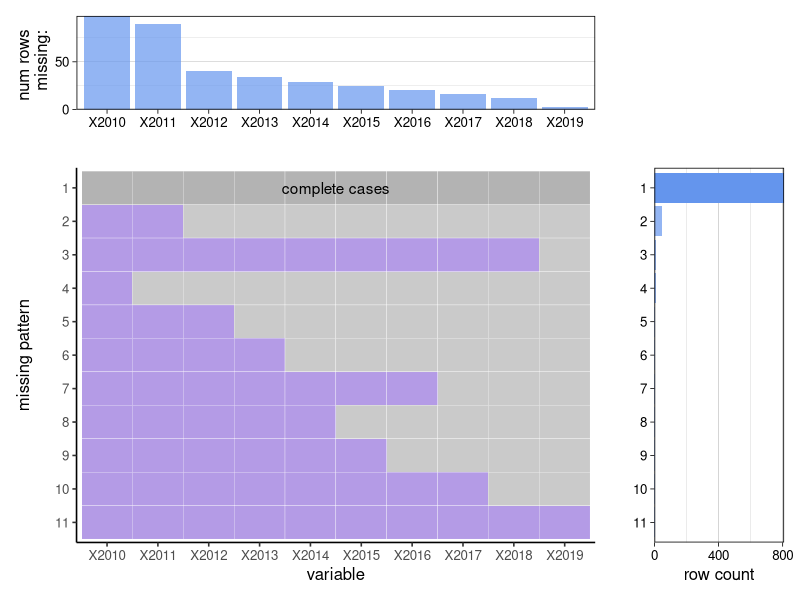

This figure's R source:
## ---- chunk 1

rawdata <- read.csv("data/homevalue_city_missing.csv")

rawdata<- as.data.frame(sapply(rawdata, as.numeric))
rawdata <- subset(rawdata, select = -c(1,2))
## ---- chunk 2
library(tidyverse)
library(patchwork)
plot_missing <- function(x, percent = TRUE) {	
  na_count_all <- data.frame(is.na(x)) %>%	
    group_by_all() %>%	
    count(name = "count", sort = TRUE) %>%	
    ungroup() %>%	
    rownames_to_column("pattern")	
  
  na_count_all <- na_count_all %>% 
    mutate(pattern = factor(pattern, levels = nrow(na_count_all):1))
  
  # count the number of columns with missing values; will be used later to determine if there's a "none missing" pattern	
  na_count_all <- na_count_all %>% 	
    rowwise() %>%	
    mutate(num_missing_cols = sum(c_across(where(is.logical))))	
  
  # data frame for missing patterns bar chart	
  na_count_by_pattern <- na_count_all %>% 	
    select(pattern, count, num_missing_cols) %>% 	
    mutate(none_missing = ifelse(num_missing_cols == 0, TRUE, FALSE))
  
  # data frame for missing by column bar chart	
  na_count_by_column <- data.frame(is.na(x)) %>%	
    colSums() %>% 	
    sort(decreasing = TRUE) %>% 	
    enframe(name = "var", value = "count")	
  
  # tidy and sort na_count_all by column counts	
  na_count_all_tidy <- na_count_all %>% 	
    pivot_longer(where(is.logical), names_to = "variable") %>%	
    mutate(variable = factor(variable, levels = na_count_by_column$var))  %>% 	
    mutate(none_missing = ifelse(num_missing_cols == 0, TRUE, FALSE))	
  
  # main plot
  main_plot <- ggplot(na_count_all_tidy, aes(variable, pattern, fill = factor(value), alpha = none_missing)) +	
    geom_tile(color = "white") +	
    scale_fill_manual(values = c("grey70", "mediumpurple")) +	
    scale_alpha_manual(values = c(.7, 1)) +	
    ylab("missing pattern") +	
    guides(fill = "none", alpha = "none") +	
    theme_classic(12)	
  
  # check for "none missing" pattern
  none_missing_pattern <- na_count_by_pattern %>%
    filter(none_missing) %>% pull(pattern)
  
  if (length(none_missing_pattern) > 0) {	
    main_plot <- main_plot +	
      annotate("text", x = (ncol(na_count_all)-2)/2,	
               y = nrow(na_count_all) + 1 - as.numeric(as.character(none_missing_pattern)),	
               label = "complete cases")	
  }	
  
  # margin plots
  
  denom <- ifelse(percent, nrow(x)/100, 1)
  
  missing_by_column_plot <- ggplot(na_count_by_column, aes(fct_inorder(var), count/denom)) +	
    geom_col(fill = "cornflowerblue", alpha = .7) + xlab("") +	
    scale_y_continuous(expand = c(0, 0), n.breaks = 3) +	
    ylab(ifelse(percent, "% rows \n missing:", "num rows \n missing:")) +	
    theme_linedraw(12) + 	
    theme(panel.grid.major.x = element_blank(),	
          panel.grid.minor.x = element_blank())	
  
  missing_by_pattern_plot <- 
    ggplot(na_count_by_pattern, aes(pattern, count/denom, alpha = none_missing)) +
    geom_col(fill = "cornflowerblue") +
    coord_flip() +
    scale_y_continuous(expand = c(0, 0), n.breaks = 3) +
    scale_alpha_manual(values = c(.7, 1)) +
    xlab("") +
    ylab(ifelse(percent, "% rows", "row count")) +
    guides(alpha = "none") +
    theme_linedraw(12) +
    theme(panel.grid.major.y = element_blank(), 
          panel.grid.minor.y = element_blank())
  
  if (percent) {	
    missing_by_column_plot <- missing_by_column_plot +
      scale_y_continuous(expand = c(0, 0), n.breaks = 5,
                         limits = c(0, 100))	
    missing_by_pattern_plot <- missing_by_pattern_plot +
      scale_y_continuous(expand = c(0, 0), n.breaks = 5,
                         limits = c(0, 100))	
  }	
  
  missing_by_column_plot + plot_spacer() + 	
    main_plot + missing_by_pattern_plot + 	
    plot_layout(widths = c(4, 1), heights = c(1, 4))
}

## ---- chunk 3
plot_missing(rawdata, percent = FALSE)
